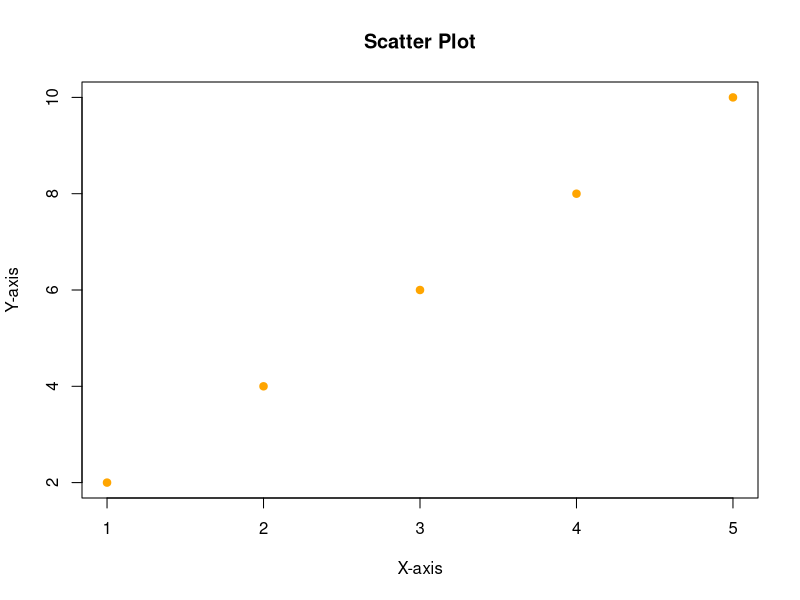

Recreate this plot in R.
print("This is a sample script!")

#This is a sample scatter plot
# Simple scatter plot
x <- c(1, 2, 3, 4, 5)
y <- c(2, 4, 6, 8, 10)
plot(x, y, main="Scatter Plot", xlab="X-axis", ylab="Y-axis", col="orange", pch=19)
